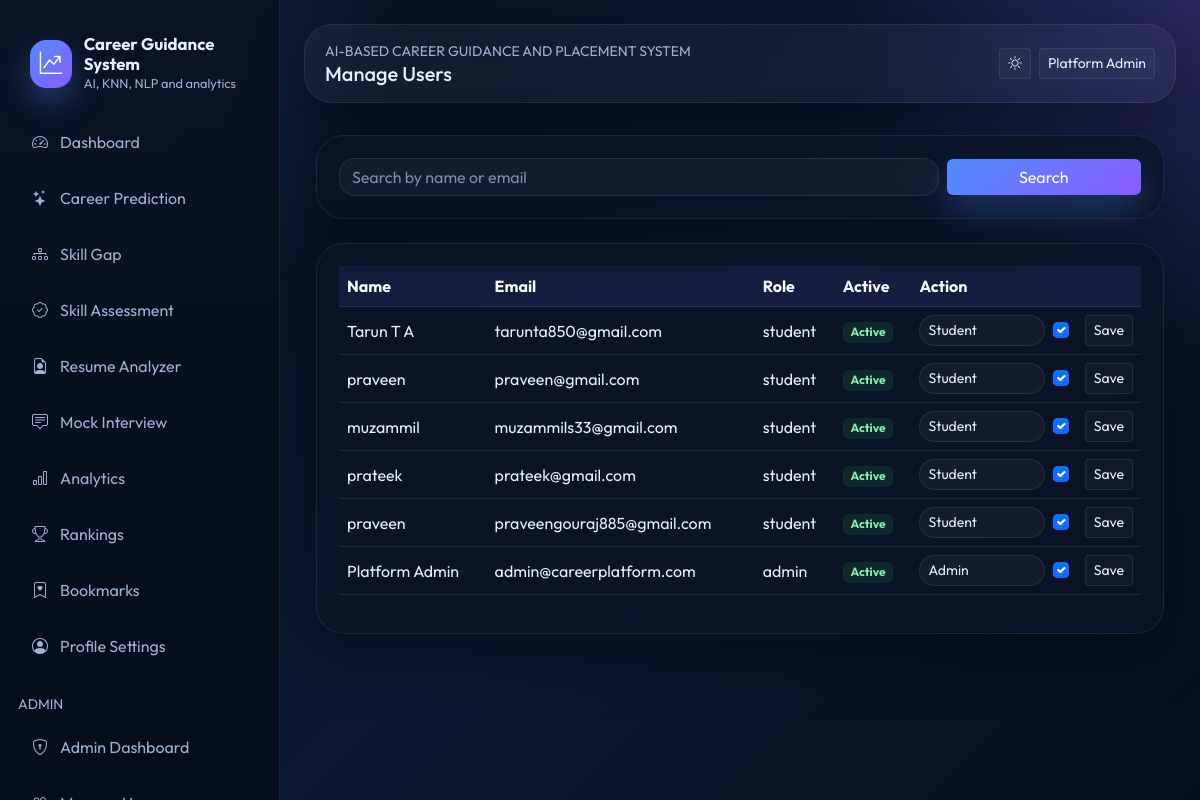
The page /admin/users (signed in) on the database as committed earlier.
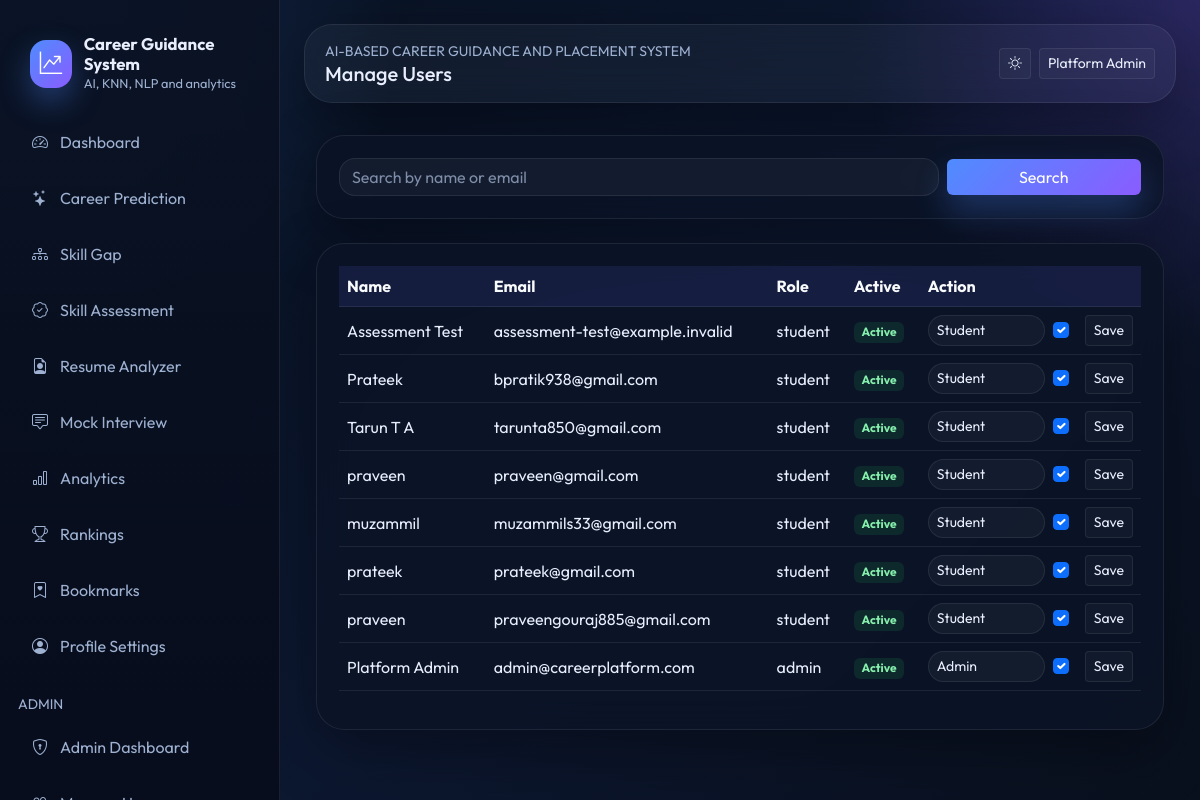
The same page on the database as committed later.
### models/db_models.py (models this page shows, shortened)
class TimestampMixin:
    created_at = db.Column(db.DateTime, default=datetime.utcnow, nullable=False)
    updated_at = db.Column(db.DateTime, default=datetime.utcnow, onupdate=datetime.utcnow, nullable=False)

class User(UserMixin, TimestampMixin, db.Model):
    __tablename__ = "users"
    id = db.Column(db.Integer, primary_key=True)
    full_name = db.Column(db.String(120), nullable=False)
    email = db.Column(db.String(150), unique=True, nullable=False, index=True)
    password_hash = db.Column(db.String(255), nullable=False)
    role = db.Column(db.String(20), default="student", nullable=False)
    college = db.Column(db.String(150))
    course = db.Column(db.String(120))
    year = db.Column(db.String(20))
    bio = db.Column(db.Text)
    photo = db.Column(db.String(255), default="default-avatar.svg")
    skills_json = db.Column(db.Text)
    is_active = db.Column(db.Boolean, default=True, nullable=False)
    last_login = db.Column(db.DateTime)
    career_predictions = db.relationship("CareerPrediction", backref="user", lazy=True, cascade="all, delete-orphan")
    resumes = db.relationship("Resume", backref="user", lazy=True, cascade="all, delete-orphan")
    interviews = db.relationship("InterviewResult", backref="user", lazy=True, cascade="all, delete-orphan")
    gaps = db.relationship("SkillGapAnalysis", backref="user", lazy=True, cascade="all, delete-orphan")
    bookmarks = db.relationship("CareerBookmark", backref="user", lazy=True, cascade="all, delete-orphan")

### routes/admin.py (the view, shortened to what this page needs)
@admin_bp.route("/users", methods=["GET", "POST"])
@admin_required
def users():
    search = request.args.get("search", "").strip()
    query = User.query
    if search:
        like_term = f"%{search}%"
        query = query.filter((User.full_name.ilike(like_term)) | (User.email.ilike(like_term)))
    users = query.order_by(User.created_at.desc()).all()
    return render_template("admin/users.html", users=users, search=search)

### app.py (called while the page is built)
@login_manager.user_loader
def load_user(user_id):
    return User.query.get(int(user_id))

### routes/admin.py (called while the page is built)
def admin_required(view_function):
    @wraps(view_function)
    @login_required
    def wrapper(*args, **kwargs):
        if current_user.role != "admin":
            flash("Administrator access required.", "danger")
            return redirect(url_for("student.dashboard"))
        return view_function(*args, **kwargs)
    return wrapper

### templates/admin/users.html (shortened to what this page needs)
{% extends "base.html" %}
{% block page_title %}Manage Users{% endblock %}
{% block content %}
<div class="container py-4">
  <div class="glass-card mb-4">
    <form class="row g-2 align-items-center" method="get">
      <div class="col-md-9"><input class="form-control" name="search" placeholder="Search by name or email" value="{{ search }}"></div>
      <div class="col-md-3 d-grid"><button class="btn btn-primary-gradient">Search</button></div>
    </form>
  </div>
  <div class="glass-card">
    <div class="table-responsive">
      <table class="table align-middle">
        <thead><tr><th>Name</th><th>Email</th><th>Role</th><th>Active</th><th>Action</th></tr></thead>
        <tbody>
          {% for user in users %}
          <tr>
            <td>{{ user.full_name }}</td>
            <td>{{ user.email }}</td>
            <td>{{ user.role }}</td>
            <td>{% if user.is_active %}<span class="badge badge-success-soft">Active</span>{% else %}<span class="badge badge-danger-soft">Inactive</span>{% endif %}</td>
            <td>
              <form method="post" class="d-flex gap-2 align-items-center">
                <select name="role" class="form-select form-select-sm">
                  <option value="student" {% if user.role == 'student' %}selected{% endif %}>Student</option>
                  <option value="admin" {% if user.role == 'admin' %}selected{% endif %}>Admin</option>
                </select>
                <div class="form-check">
                  <input type="checkbox" class="form-check-input" name="is_active" {% if user.is_active %}checked{% endif %}>
                </div>
                <button class="btn btn-outline-soft btn-sm">Save</button>
              </form>
            </td>
          </tr>
          {% else %}
          <tr><td colspan="5" class="text-muted">No matching users.</td></tr>
          {% endfor %}
        </tbody>
      </table>
    </div>
  </div>
</div>
{% endblock %}

### templates/base.html (shortened to what this page needs)
<!doctype html>
<html lang="en">
<head>
  <link href="https://cdn.jsdelivr.net/npm/bootstrap@5.3.3/dist/css/bootstrap.min.css" rel="stylesheet">
  <link href="https://cdn.jsdelivr.net/npm/bootstrap-icons@1.11.3/font/bootstrap-icons.min.css" rel="stylesheet">
  <link rel="stylesheet" href="{{ url_for('static', filename='css/style.css') }}">
</head>
<body class="{% if current_user.is_authenticated %}app-shell{% else %}public-shell{% endif %}">
  {% if current_user.is_authenticated %}
  <aside class="sidebar d-none d-lg-block">
    <div class="brand">
      <div class="brand-mark"><i class="bi bi-graph-up-arrow"></i></div>
      <div>
        <div class="brand-title">Career Guidance System</div>
        <div class="brand-subtitle">AI, KNN, NLP and analytics</div>
      </div>
    </div>
    <div class="nav flex-column nav-pills">
      <a class="nav-link sidebar-link" href="{{ url_for('student.dashboard') }}"><i class="bi bi-speedometer2"></i>Dashboard</a>
      <a class="nav-link sidebar-link" href="{{ url_for('student.career_prediction') }}"><i class="bi bi-stars"></i>Career Prediction</a>
      <a class="nav-link sidebar-link" href="{{ url_for('student.skill_gap') }}"><i class="bi bi-diagram-3"></i>Skill Gap</a>
      <a class="nav-link sidebar-link" href="{{ url_for('student.skill_assessment') }}"><i class="bi bi-patch-check"></i>Skill Assessment</a>
      <a class="nav-link sidebar-link" href="{{ url_for('student.resume_analyzer') }}"><i class="bi bi-file-earmark-person"></i>Resume Analyzer</a>
      <a class="nav-link sidebar-link" href="{{ url_for('student.mock_interview') }}"><i class="bi bi-chat-square-text"></i>Mock Interview</a>
      <a class="nav-link sidebar-link" href="{{ url_for('student.analytics') }}"><i class="bi bi-bar-chart"></i>Analytics</a>
      <a class="nav-link sidebar-link" href="{{ url_for('student.rankings') }}"><i class="bi bi-trophy"></i>Rankings</a>
      <a class="nav-link sidebar-link" href="{{ url_for('student.bookmarks') }}"><i class="bi bi-bookmark-heart"></i>Bookmarks</a>
      <a class="nav-link sidebar-link" href="{{ url_for('auth.profile') }}"><i class="bi bi-person-circle"></i>Profile Settings</a>
      {% if current_user.role == 'admin' %}
      <div class="mt-3 mb-2 small text-uppercase text-muted">Admin</div>
      <a class="nav-link sidebar-link" href="{{ url_for('admin.dashboard') }}"><i class="bi bi-shield-lock"></i>Admin Dashboard</a>
      <a class="nav-link sidebar-link" href="{{ url_for('admin.users') }}"><i class="bi bi-people"></i>Manage Users</a>
      {% endif %}
    </div>
  </aside>
  {% endif %}
  <main class="main-content">
    <div class="topbar mb-4 d-flex flex-wrap align-items-center justify-content-between gap-3">
      <div>
        <div class="small text-uppercase text-muted">AI-Based Career Guidance and Placement System</div>
        <h5 class="mb-0">{% block page_title %}Dashboard{% endblock %}</h5>
      </div>
      <div class="d-flex align-items-center gap-2">
        <button class="btn btn-outline-soft btn-sm" type="button" data-theme-toggle></button>
        {% if current_user.is_authenticated %}
        <a href="{{ url_for('auth.profile') }}" class="btn btn-outline-soft btn-sm">{{ current_user.full_name }}</a>
        {% else %}
        <a href="{{ url_for('auth.login') }}" class="btn btn-outline-soft btn-sm">Login</a>
        <a href="{{ url_for('auth.register') }}" class="btn btn-primary-gradient btn-sm">Register</a>
        {% endif %}
      </div>
    </div>
    <div class="toast-container position-fixed top-0 end-0 p-3">
    </div>
    {% block content %}{% endblock %}
  </main>
</body>
</html>

Rows that differ between the two databases and show on the page:
added User: full_name "Assessment Test", email "assessment-test@example.invalid", role "student", shows "Active", role "Student", is_active "☑"
added User: full_name "Prateek", email "bpratik938@gmail.com", role "student", shows "Active", role "Student", is_active "☑"
